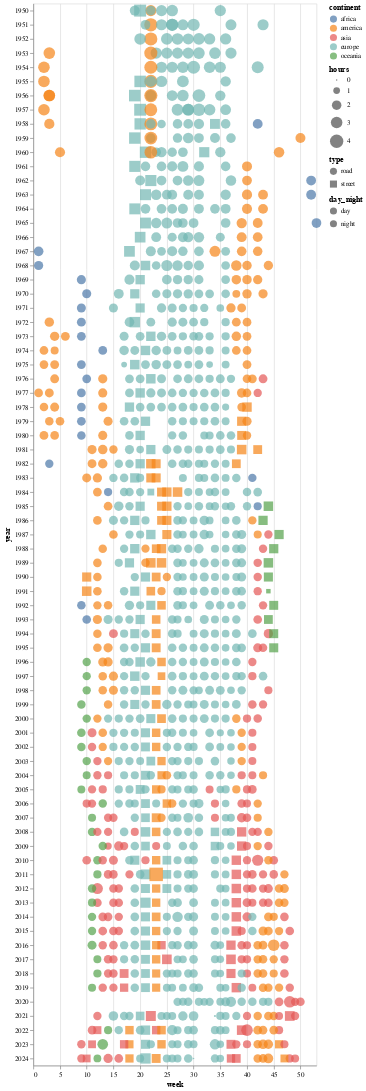

Here is the notebook cell this chart was saved with:
### Code cell
alt.Chart(
    championship_races.to_pandas(),
    width=400
).mark_point(filled=True
).encode(
    alt.Y("year:O"),
    alt.X("week:Q",scale=alt.Scale(domainMax=53)),
    alt.Color('continent:N'),
    alt.Size('hours:Q'),
    alt.Shape('type:N'),
    alt.StrokeDash("day_night:N")

)

### Figure 1 — Vega-Lite specification as saved in the notebook (floating-point values rounded to 4 significant figures; data arrays with more than 128 entries replaced by an {"elided": "..."} marker saying what was removed)
{"config": {"view": {"continuousWidth": 300, "continuousHeight": 300}}, "data": {"name": "data-710fd27a64c5a41008797fd211d3e23a"}, "mark": {"type": "point", "filled": true}, "encoding": {"color": {"field": "continent", "type": "nominal"}, "shape": {"field": "type", "type": "nominal"}, "size": {"field": "hours", "type": "quantitative"}, "strokeDash": {"field": "day_night", "type": "nominal"}, "x": {"field": "week", "scale": {"domainMax": 53}, "type": "quantitative"}, "y": {"field": "year", "type": "ordinal"}}, "width": 400, "$schema": "https://vega.github.io/schema/vega-lite/v5.8.0.json", "datasets": {"data-710fd27a64c5a41008797fd211d3e23a": {"elided": "1129 records"}}}
